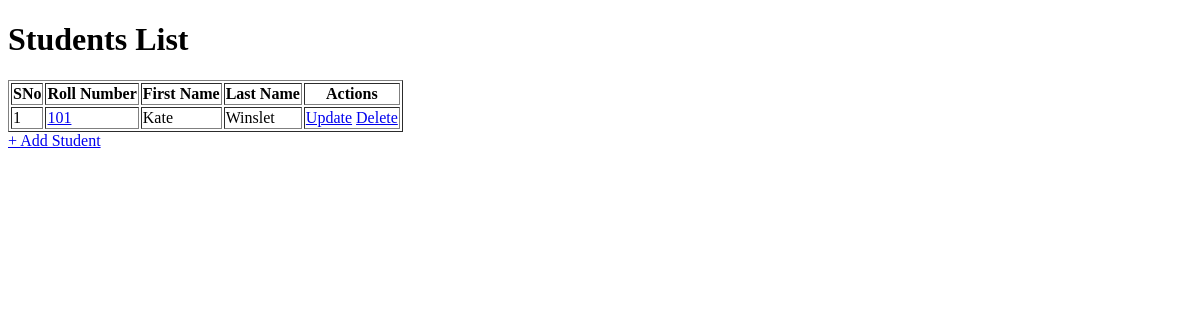
Before: / with the older database file.
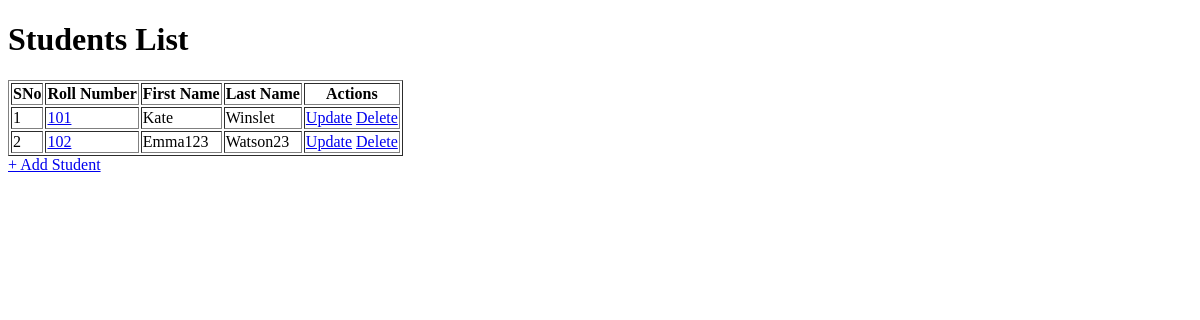
After: the same page with the newer database file.
### application/models.py (models this page shows)
class Student(db.Model):
    __tablename__ = "student"
    student_id = db.Column(db.Integer, autoincrement=True, primary_key=True)
    roll_number = db.Column(db.String, unique=True, nullable=False)
    first_name = db.Column(db.String, nullable=False)
    last_name = db.Column(db.String)

### application/controllers.py (the view)
@app.route('/', methods=['GET'])
def index_get():
    students = []
    students = Student.query.all()
    print(students)
    return render_template("index.html", students=students)

### templates/index.html (shortened to what this page needs)
<!DOCTYPE html>
<html lang="en">
<head>
</head>
<body>
<h1>Students List</h1>
{% if students is defined and students|length>0 %}
    <table id="all-students" border>
        <tr>
            <th>SNo</th>
            <th>Roll Number</th>
            <th>First Name</th>
            <th>Last Name</th>
            <th>Actions</th>
        </tr>
        {% for student in students %}
            <tr>
                <td>{{ student.student_id }}</td>
                <td><a href="/student/{{ student.student_id }}">{{ student.roll_number }}</a></td>
                <td>{{ student.first_name }}</td>
                <td>{{ student.last_name }}</td>
                <td>
                    <a href="/student/{{ student.student_id }}/update" type="button">Update</a>
                    <a href="/student/{{ student.student_id }}/delete" type="button">Delete</a>
                </td>
            </tr>
        {% endfor %}
    </table>
{% else %}
    <p>No students found. Add the student now?</p>
{% endif %}
<a href="/student/create">+ Add Student</a>
</body>
</html>

Changed rows visible on the page:
added Student: student_id "2", roll_number "102", first_name "Emma123", last_name "Watson23"
